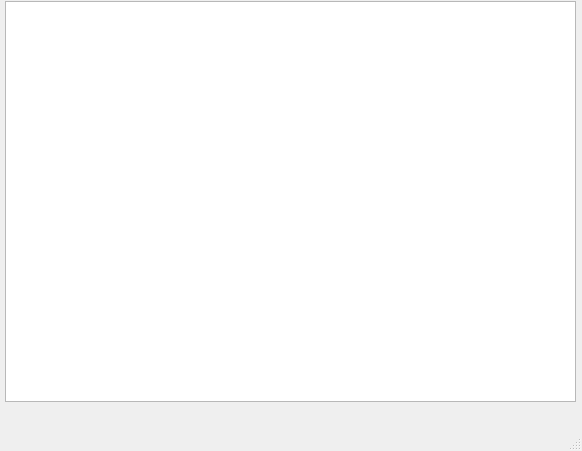
<?xml version="1.0" encoding="UTF-8"?>
<ui version="4.0">
 <class>MainWindow</class>
 <widget class="QMainWindow" name="MainWindow">
  <property name="geometry">
   <rect>
    <x>0</x>
    <y>0</y>
    <width>582</width>
    <height>451</height>
   </rect>
  </property>
  <property name="windowTitle">
   <string>MainWindow</string>
  </property>
  <widget class="QWidget" name="centralwidget">
   <widget class="QTableWidget" name="tbl">
    <property name="geometry">
     <rect>
      <x>5</x>
      <y>1</y>
      <width>571</width>
      <height>401</height>
     </rect>
    </property>
   </widget>
  </widget>
  <widget class="QMenuBar" name="menubar">
   <property name="geometry">
    <rect>
     <x>0</x>
     <y>0</y>
     <width>582</width>
     <height>22</height>
    </rect>
   </property>
  </widget>
  <widget class="QStatusBar" name="statusbar"/>
 </widget>
 <resources/>
 <connections/>
</ui>
